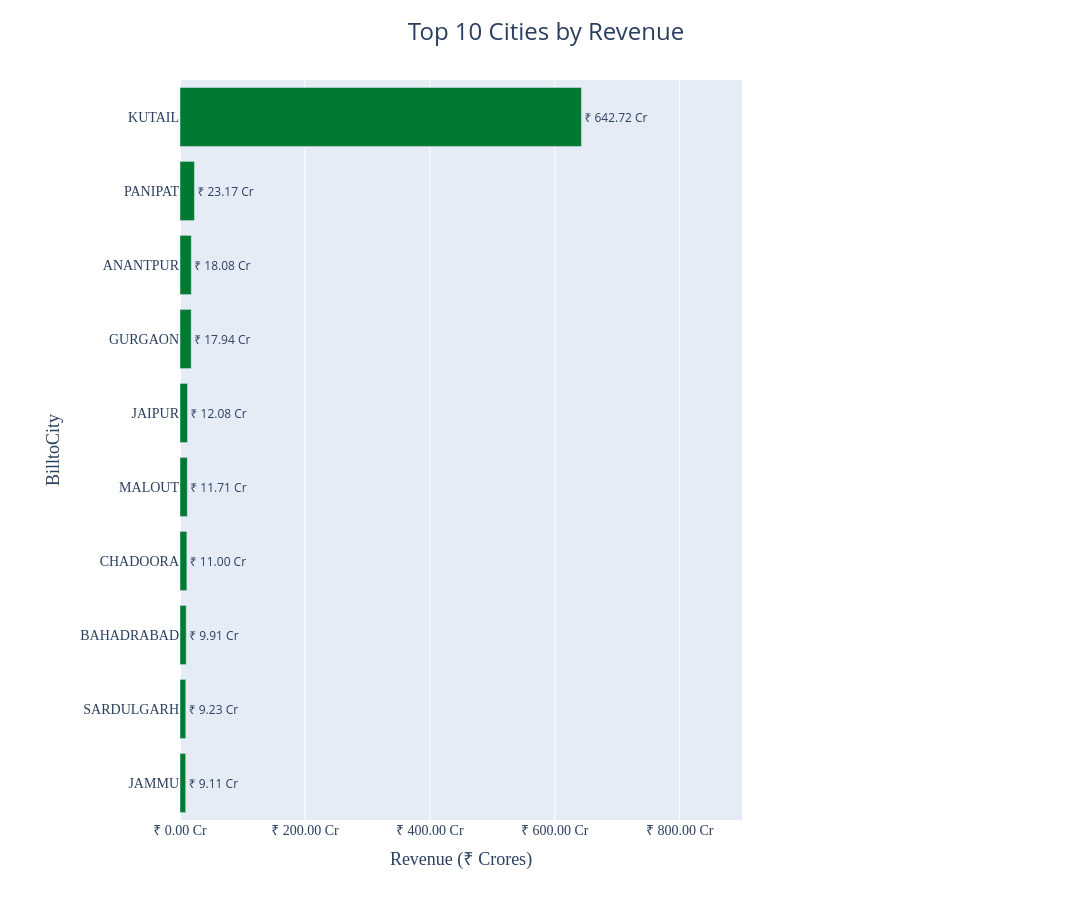

Source (notebook cell):
### Code cell
import plotly.express as px
import pandas as pd

df = df_merged.copy()

# ---------------- CLEAN DATA ----------------
df = df.dropna(subset=['billToCity', 'Amount'])

df['Bill-to City'] = df['billToCity'].astype(str).str.strip()
df = df[df['billToCity'] != '']

df['Amount'] = pd.to_numeric(df['Amount'], errors='coerce')
df = df.dropna(subset=['Amount'])

# ---------------- TOP 10 CITIES ----------------
top_cities = (
    df.groupby(['billToCity', 'state'], as_index=False)['Amount']
      .sum()
      .sort_values('Amount', ascending=False)
      .head(10)
)

top_cities['Revenue_Cr'] = top_cities['Amount'] / 1e7

# ---------------- PLOT ----------------
fig = px.bar(
    top_cities,
    x='Revenue_Cr',
    y='billToCity',
    orientation='h',
    text='Revenue_Cr',
    title=' Top 10 Cities by Revenue',
      custom_data=['state']

)

fig.update_traces(
    texttemplate='₹ %{text:.2f} Cr',
    textposition='outside',
    cliponaxis=False,
    marker=dict(color='#007A33'),
    hovertemplate=
        '<b>State:</b> %{customdata[0]}<br>' 
    
)

max_rev = top_cities['Revenue_Cr'].max()

fig.update_layout(
    hoverlabel=dict(
        bgcolor="#F5F5DC",   # cream color
        font_size=14,
        font_family="Arial",
    ),

    title={
        'x': 0.5,
        'xanchor': 'center',
        'font': dict(size=24)
    },

    yaxis=dict(

        autorange='reversed',
        title='BilltoCity',
        title_font=dict(size=18,family = "Arial Black"),
        tickfont=dict(size=14,family = "Arial Black"),
    ),

    xaxis=dict(
        title='Revenue (₹ Crores)',
        range=[0, max_rev * 1.4],
        tickprefix='₹ ',
        tickformat='.2f',
        ticksuffix=' Cr',
        title_font=dict(size=18,family = "Arial Black"),
        tickfont=dict(size=14,family = "Arial Black"),

    ),
     height=900,   # 🔥 increase height
    width=1800,

    margin=dict(
        l=180,
        r=350,
        t=80,
        b=80
    )
)

fig.show()

### Figure 1 — Plotly figure (JSON) as saved in the notebook; plotly's stock layout.template omitted (floating-point values rounded to 4 significant figures)
{"data": [{"cliponaxis": false, "customdata": [["HR"], ["HR"], ["AP"], ["HR"], ["RJ"], ["PB"], ["JK"], ["UK"], ["PB"], ["JK"]], "hovertemplate": "<b>State:</b> %{customdata[0]}<br>", "legendgroup": "", "marker": {"color": "#007A33", "pattern": {"shape": ""}}, "name": "", "orientation": "h", "showlegend": false, "text": [642.7, 23.17, 18.08, 17.94, 12.08, 11.71, 11.0, 9.906, 9.233, 9.115], "textposition": "outside", "texttemplate": "₹ %{text:.2f} Cr", "type": "bar", "x": [642.7, 23.17, 18.08, 17.94, 12.08, 11.71, 11.0, 9.906, 9.233, 9.115], "xaxis": "x", "y": ["KUTAIL", "PANIPAT", "ANANTPUR", "GURGAON", "JAIPUR", "MALOUT", "CHADOORA", "BAHADRABAD", "SARDULGARH", "JAMMU"], "yaxis": "y"}], "layout": {"barmode": "relative", "height": 900, "hoverlabel": {"bgcolor": "#F5F5DC", "font": {"family": "Arial", "size": 14}}, "legend": {"tracegroupgap": 0}, "margin": {"b": 80, "l": 180, "r": 350, "t": 80}, "title": {"font": {"size": 24}, "text": " Top 10 Cities by Revenue", "x": 0.5, "xanchor": "center"}, "width": 1800, "xaxis": {"anchor": "y", "domain": [0, 1], "range": [0, 899.8], "tickfont": {"family": "Arial Black", "size": 14}, "tickformat": ".2f", "tickprefix": "₹ ", "ticksuffix": " Cr", "title": {"font": {"family": "Arial Black", "size": 18}, "text": "Revenue (₹ Crores)"}}, "yaxis": {"anchor": "x", "autorange": "reversed", "domain": [0, 1], "tickfont": {"family": "Arial Black", "size": 14}, "title": {"font": {"family": "Arial Black", "size": 18}, "text": "BilltoCity"}}}}
